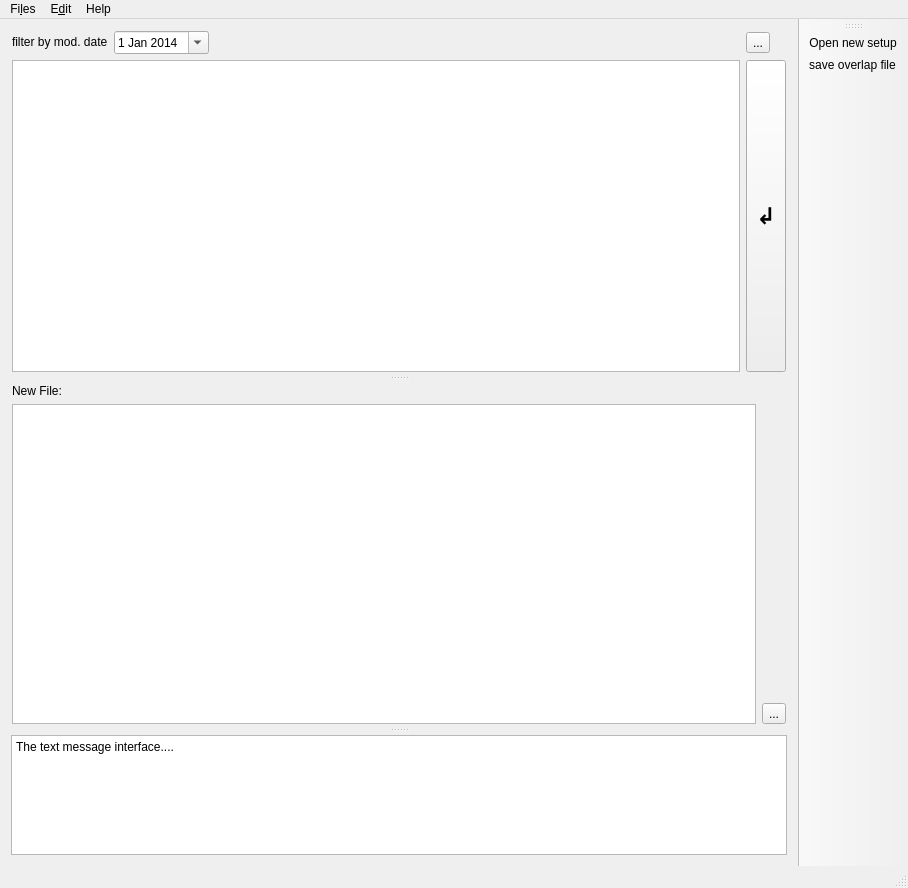
<?xml version="1.0" encoding="UTF-8"?>
<ui version="4.0">
 <class>MainWindow</class>
 <widget class="QMainWindow" name="MainWindow">
  <property name="geometry">
   <rect>
    <x>0</x>
    <y>0</y>
    <width>908</width>
    <height>888</height>
   </rect>
  </property>
  <property name="windowTitle">
   <string>MainWindow</string>
  </property>
  <widget class="QWidget" name="centralWidget">
   <layout class="QHBoxLayout" name="horizontalLayout">
    <item>
     <widget class="QSplitter" name="splitter">
      <property name="lineWidth">
       <number>1</number>
      </property>
      <property name="orientation">
       <enum>Qt::Vertical</enum>
      </property>
      <property name="handleWidth">
       <number>10</number>
      </property>
      <widget class="QFrame" name="frame">
       <property name="frameShadow">
        <enum>QFrame::Raised</enum>
       </property>
       <property name="lineWidth">
        <number>1</number>
       </property>
       <layout class="QGridLayout" name="availableOverlapsLayout">
        <property name="sizeConstraint">
         <enum>QLayout::SetNoConstraint</enum>
        </property>
        <property name="leftMargin">
         <number>1</number>
        </property>
        <property name="topMargin">
         <number>1</number>
        </property>
        <property name="rightMargin">
         <number>1</number>
        </property>
        <property name="bottomMargin">
         <number>1</number>
        </property>
        <item row="1" column="1">
         <widget class="QDateEdit" name="minDateEdit">
          <property name="whatsThis">
           <string>date filter with filters out overlap items with older than selection date</string>
          </property>
          <property name="calendarPopup">
           <bool>true</bool>
          </property>
          <property name="date">
           <date>
            <year>2014</year>
            <month>1</month>
            <day>1</day>
           </date>
          </property>
         </widget>
        </item>
        <item row="1" column="0">
         <widget class="QLabel" name="label_2">
          <property name="maximumSize">
           <size>
            <width>16777215</width>
            <height>20</height>
           </size>
          </property>
          <property name="text">
           <string>filter by mod. date</string>
          </property>
         </widget>
        </item>
        <item row="1" column="2">
         <spacer name="horizontalSpacer">
          <property name="orientation">
           <enum>Qt::Horizontal</enum>
          </property>
          <property name="sizeHint" stdset="0">
           <size>
            <width>40</width>
            <height>20</height>
           </size>
          </property>
         </spacer>
        </item>
        <item row="1" column="3">
         <widget class="QToolButton" name="pet_button">
          <property name="statusTip">
           <string>show/hide element table (ctrl+T), overlap tree can be filtered by with element selection</string>
          </property>
          <property name="styleSheet">
           <string notr="true"/>
          </property>
          <property name="text">
           <string>...</string>
          </property>
          <property name="icon">
           <iconset>
            <normaloff>icons/pt.svg</normaloff>icons/pt.svg</iconset>
          </property>
          <property name="iconSize">
           <size>
            <width>32</width>
            <height>32</height>
           </size>
          </property>
          <property name="shortcut">
           <string>Ctrl+T</string>
          </property>
         </widget>
        </item>
        <item row="3" column="3">
         <widget class="QToolButton" name="append_to_ofv_button">
          <property name="sizePolicy">
           <sizepolicy hsizetype="Fixed" vsizetype="Preferred">
            <horstretch>0</horstretch>
            <verstretch>0</verstretch>
           </sizepolicy>
          </property>
          <property name="minimumSize">
           <size>
            <width>32</width>
            <height>50</height>
           </size>
          </property>
          <property name="font">
           <font>
            <pointsize>17</pointsize>
            <weight>75</weight>
            <bold>true</bold>
            <kerning>false</kerning>
           </font>
          </property>
          <property name="statusTip">
           <string>append selection to the overlap file</string>
          </property>
          <property name="whatsThis">
           <string>button</string>
          </property>
          <property name="text">
           <string notr="true">↲</string>
          </property>
          <property name="iconSize">
           <size>
            <width>24</width>
            <height>31</height>
           </size>
          </property>
         </widget>
        </item>
        <item row="3" column="0" colspan="3">
         <widget class="QTableView" name="sourceTV">
          <property name="minimumSize">
           <size>
            <width>300</width>
            <height>0</height>
           </size>
          </property>
          <property name="editTriggers">
           <set>QAbstractItemView::NoEditTriggers</set>
          </property>
          <property name="tabKeyNavigation">
           <bool>false</bool>
          </property>
          <property name="dragEnabled">
           <bool>true</bool>
          </property>
          <property name="dragDropOverwriteMode">
           <bool>false</bool>
          </property>
          <property name="dragDropMode">
           <enum>QAbstractItemView::DragOnly</enum>
          </property>
          <property name="defaultDropAction">
           <enum>Qt::CopyAction</enum>
          </property>
          <property name="selectionMode">
           <enum>QAbstractItemView::ExtendedSelection</enum>
          </property>
          <property name="selectionBehavior">
           <enum>QAbstractItemView::SelectRows</enum>
          </property>
          <property name="showGrid">
           <bool>false</bool>
          </property>
          <property name="gridStyle">
           <enum>Qt::NoPen</enum>
          </property>
          <property name="sortingEnabled">
           <bool>true</bool>
          </property>
          <property name="wordWrap">
           <bool>false</bool>
          </property>
          <property name="cornerButtonEnabled">
           <bool>false</bool>
          </property>
          <attribute name="horizontalHeaderCascadingSectionResizes">
           <bool>true</bool>
          </attribute>
          <attribute name="horizontalHeaderDefaultSectionSize">
           <number>50</number>
          </attribute>
          <attribute name="horizontalHeaderHighlightSections">
           <bool>false</bool>
          </attribute>
          <attribute name="horizontalHeaderMinimumSectionSize">
           <number>35</number>
          </attribute>
          <attribute name="horizontalHeaderShowSortIndicator" stdset="0">
           <bool>false</bool>
          </attribute>
          <attribute name="verticalHeaderVisible">
           <bool>false</bool>
          </attribute>
          <attribute name="verticalHeaderDefaultSectionSize">
           <number>20</number>
          </attribute>
          <attribute name="verticalHeaderHighlightSections">
           <bool>false</bool>
          </attribute>
          <attribute name="verticalHeaderMinimumSectionSize">
           <number>20</number>
          </attribute>
         </widget>
        </item>
       </layout>
      </widget>
      <widget class="QFrame" name="frame2">
       <property name="frameShape">
        <enum>QFrame::NoFrame</enum>
       </property>
       <property name="frameShadow">
        <enum>QFrame::Raised</enum>
       </property>
       <layout class="QGridLayout" name="gridLayout_2">
        <property name="sizeConstraint">
         <enum>QLayout::SetNoConstraint</enum>
        </property>
        <property name="leftMargin">
         <number>1</number>
        </property>
        <property name="topMargin">
         <number>1</number>
        </property>
        <property name="rightMargin">
         <number>1</number>
        </property>
        <property name="bottomMargin">
         <number>1</number>
        </property>
        <item row="0" column="1">
         <widget class="QLabel" name="ovl_filename_label">
          <property name="text">
           <string>New File:</string>
          </property>
         </widget>
        </item>
        <item row="2" column="2">
         <spacer name="verticalSpacer">
          <property name="orientation">
           <enum>Qt::Vertical</enum>
          </property>
          <property name="sizeHint" stdset="0">
           <size>
            <width>20</width>
            <height>40</height>
           </size>
          </property>
         </spacer>
        </item>
        <item row="3" column="2">
         <widget class="QToolButton" name="delete_button">
          <property name="statusTip">
           <string>delete the selected overlaps in the model</string>
          </property>
          <property name="text">
           <string>...</string>
          </property>
          <property name="icon">
           <iconset>
            <normaloff>icons/delete.png</normaloff>icons/delete.png</iconset>
          </property>
          <property name="iconSize">
           <size>
            <width>32</width>
            <height>32</height>
           </size>
          </property>
         </widget>
        </item>
        <item row="1" column="1" rowspan="3">
         <widget class="QTableView" name="overlap_file_view">
          <property name="editTriggers">
           <set>QAbstractItemView::NoEditTriggers</set>
          </property>
          <property name="tabKeyNavigation">
           <bool>false</bool>
          </property>
          <property name="dragEnabled">
           <bool>true</bool>
          </property>
          <property name="dragDropMode">
           <enum>QAbstractItemView::DropOnly</enum>
          </property>
          <property name="defaultDropAction">
           <enum>Qt::CopyAction</enum>
          </property>
          <property name="selectionBehavior">
           <enum>QAbstractItemView::SelectRows</enum>
          </property>
          <property name="showGrid">
           <bool>false</bool>
          </property>
          <property name="gridStyle">
           <enum>Qt::NoPen</enum>
          </property>
          <property name="wordWrap">
           <bool>false</bool>
          </property>
          <property name="cornerButtonEnabled">
           <bool>false</bool>
          </property>
          <attribute name="horizontalHeaderCascadingSectionResizes">
           <bool>true</bool>
          </attribute>
          <attribute name="horizontalHeaderDefaultSectionSize">
           <number>50</number>
          </attribute>
          <attribute name="horizontalHeaderHighlightSections">
           <bool>false</bool>
          </attribute>
          <attribute name="horizontalHeaderMinimumSectionSize">
           <number>35</number>
          </attribute>
          <attribute name="verticalHeaderVisible">
           <bool>false</bool>
          </attribute>
          <attribute name="verticalHeaderDefaultSectionSize">
           <number>20</number>
          </attribute>
          <attribute name="verticalHeaderHighlightSections">
           <bool>false</bool>
          </attribute>
          <attribute name="verticalHeaderMinimumSectionSize">
           <number>20</number>
          </attribute>
         </widget>
        </item>
       </layout>
      </widget>
      <widget class="QPlainTextEdit" name="text_interface">
       <property name="sizePolicy">
        <sizepolicy hsizetype="Expanding" vsizetype="Minimum">
         <horstretch>0</horstretch>
         <verstretch>1</verstretch>
        </sizepolicy>
       </property>
       <property name="minimumSize">
        <size>
         <width>0</width>
         <height>80</height>
        </size>
       </property>
       <property name="maximumSize">
        <size>
         <width>16777215</width>
         <height>120</height>
        </size>
       </property>
       <property name="readOnly">
        <bool>true</bool>
       </property>
       <property name="plainText">
        <string>The text message interface....</string>
       </property>
      </widget>
     </widget>
    </item>
   </layout>
  </widget>
  <widget class="QMenuBar" name="menuBar">
   <property name="geometry">
    <rect>
     <x>0</x>
     <y>0</y>
     <width>908</width>
     <height>32</height>
    </rect>
   </property>
   <widget class="QMenu" name="menuFiles">
    <property name="title">
     <string>Fi&amp;les</string>
    </property>
    <addaction name="actionOpen_new_setup"/>
    <addaction name="actionSave_setup"/>
    <addaction name="separator"/>
    <addaction name="actionExit"/>
   </widget>
   <widget class="QMenu" name="menuEdit">
    <property name="title">
     <string>E&amp;dit</string>
    </property>
    <addaction name="actionRemove"/>
    <addaction name="actionAppend_to_down"/>
    <addaction name="separator"/>
    <addaction name="actionSettings"/>
   </widget>
   <widget class="QMenu" name="menuHelp">
    <property name="title">
     <string>Help</string>
    </property>
    <addaction name="actionAbout"/>
    <addaction name="actionAbout_Qt"/>
   </widget>
   <addaction name="menuFiles"/>
   <addaction name="menuEdit"/>
   <addaction name="menuHelp"/>
  </widget>
  <widget class="QToolBar" name="mainToolBar">
   <property name="enabled">
    <bool>true</bool>
   </property>
   <property name="accessibleName">
    <string>main toolbar</string>
   </property>
   <attribute name="toolBarArea">
    <enum>RightToolBarArea</enum>
   </attribute>
   <attribute name="toolBarBreak">
    <bool>false</bool>
   </attribute>
   <addaction name="actionOpen_new_setup"/>
   <addaction name="actionSave_setup"/>
  </widget>
  <widget class="QStatusBar" name="statusBar"/>
  <action name="actionOpen_new_setup">
   <property name="icon">
    <iconset>
     <normaloff>icons/load_new.png</normaloff>icons/load_new.png</iconset>
   </property>
   <property name="text">
    <string>&amp;Open new setup</string>
   </property>
   <property name="toolTip">
    <string>Open existing or create the new overlap by pointing to valid setup file</string>
   </property>
   <property name="shortcut">
    <string>Ctrl+O</string>
   </property>
  </action>
  <action name="actionSave_setup">
   <property name="icon">
    <iconset>
     <normaloff>icons/save.png</normaloff>icons/save.png</iconset>
   </property>
   <property name="text">
    <string>&amp;save overlap file</string>
   </property>
   <property name="toolTip">
    <string>save the overlap model file</string>
   </property>
   <property name="shortcut">
    <string>Ctrl+S</string>
   </property>
  </action>
  <action name="actionRemove">
   <property name="icon">
    <iconset>
     <normaloff>icons/delete.png</normaloff>icons/delete.png</iconset>
   </property>
   <property name="text">
    <string>&amp;remove selected</string>
   </property>
   <property name="shortcut">
    <string>Del</string>
   </property>
  </action>
  <action name="actionAppend_to_down">
   <property name="text">
    <string>&amp;append selection to model bellow</string>
   </property>
   <property name="toolTip">
    <string>append to overlap</string>
   </property>
   <property name="shortcut">
    <string>Shift+Return</string>
   </property>
  </action>
  <action name="actionSettings">
   <property name="text">
    <string>&amp;settings</string>
   </property>
  </action>
  <action name="actionAbout">
   <property name="text">
    <string>&amp;About</string>
   </property>
  </action>
  <action name="actionAbout_Qt">
   <property name="text">
    <string>About &amp;Qt</string>
   </property>
  </action>
  <action name="actionExit">
   <property name="text">
    <string>&amp;exit</string>
   </property>
   <property name="shortcut">
    <string>Ctrl+X, Ctrl+Q</string>
   </property>
  </action>
 </widget>
 <layoutdefault spacing="6" margin="11"/>
 <tabstops>
  <tabstop>text_interface</tabstop>
 </tabstops>
 <resources/>
 <connections/>
</ui>
